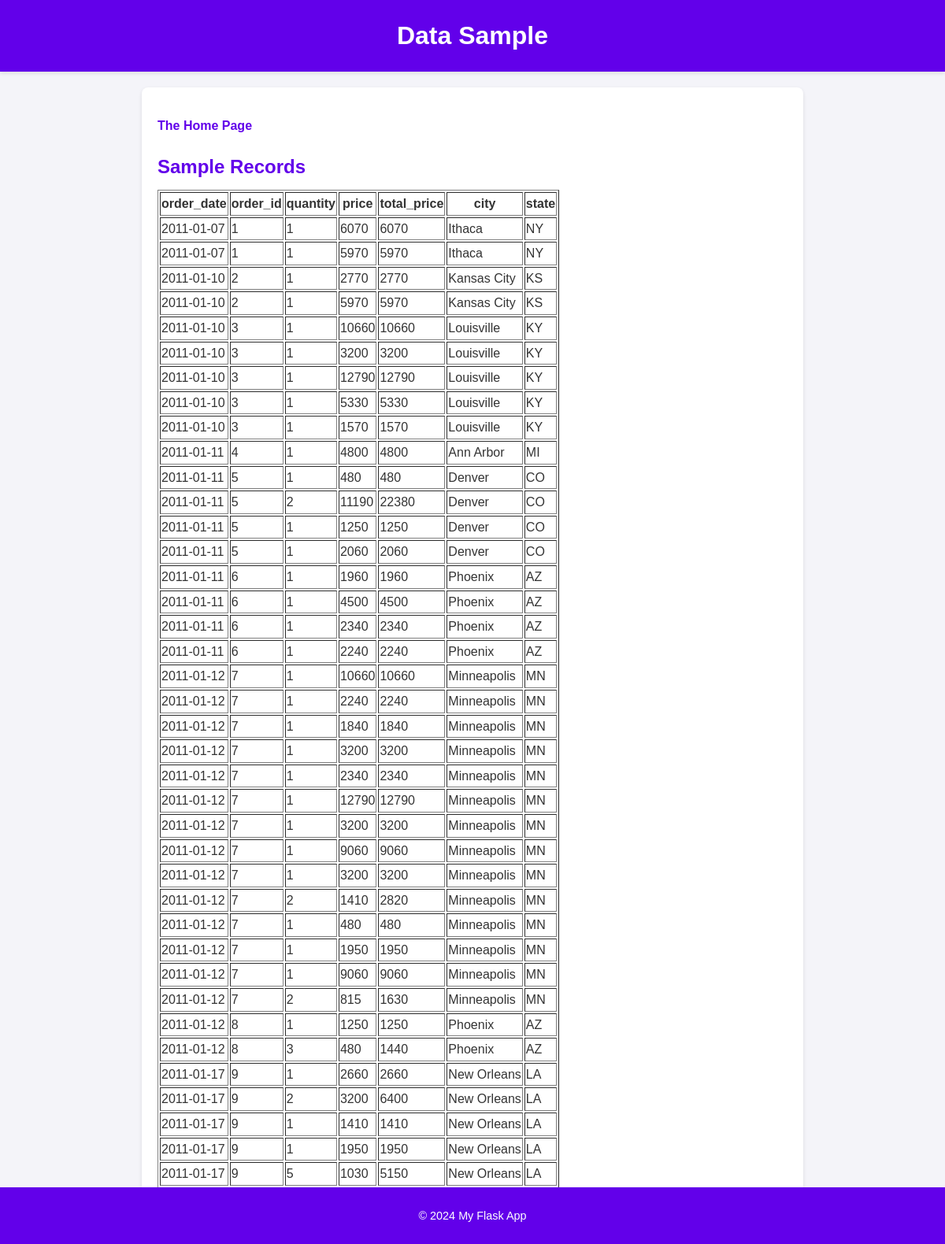
Page /data on the committed database.
### tables this page shows
CREATE TABLE "bikes_orderlines" (
"order_date" TEXT,
  "order_id" INTEGER,
  "quantity" INTEGER,
  "price" INTEGER,
  "total_price" INTEGER,
  "city" TEXT,
  "state" TEXT
);

### website/app.py (the view)
@app.route("/data")
def data():
    conn = sqlite3.connect(db_path)
    cursor = conn.cursor()
    records = cursor.execute("SELECT * FROM bikes_orderlines limit 40").fetchall()
    columns = [description[0] for description in cursor.description]
    conn.close()
    return render_template("data.html", columns=columns, records=records, year=2024)

### website/templates/data.html (shortened to what this page needs)
<!DOCTYPE html>
<html lang="en">
<head>
    <link rel="stylesheet" href="{{ url_for('static', filename='styles.css') }}">
</head>
<body>
    <header>
        <h1>Data Sample</h1>
    </header>
    <main>
        <section>
            <ul>
                <li><a href="{{ url_for('index')}}">The Home Page</a></li>
            </ul>
        </section>
        <section id="data-sample">
            <h2>Sample Records</h2>
            <table border="1">
                <thead>
                    <tr>
                        {% for column in columns %}
                            <th>{{ column }}</th>
                        {% endfor %}
                    </tr>
                </thead>
                <tbody>
                    {% for record in records %}
                        <tr>
                            {% for value in record %}
                                <td>{{ value }}</td>
                            {% endfor %}
                        </tr>
                    {% endfor %}
                </tbody>
            </table>
        </section>
    </main>
    <footer>
        <p>&copy; {{ year }} My Flask App</p>
    </footer>
</body>
</html>

### website/static/styles.css (style rules this page uses)
body { font-family: Arial, sans-serif; margin: 0; padding: 0; background-color: #f4f4f9; color: #333; line-height: 1.6; }
header { background-color: #6200ea; color: white; text-align: center; padding: 20px 0; box-shadow: 0 2px 5px rgba(0, 0, 0, 0.1); }
header h1 { margin: 0; }
main { padding: 20px; max-width: 800px; margin: 20px auto; background: white; border-radius: 8px; box-shadow: 0 2px 5px rgba(0, 0, 0, 0.1); }
main h2 { color: #6200ea; margin-bottom: 10px; }
ul { list-style: none; padding: 0; }
ul li { margin: 10px 0; }
ul li a { text-decoration: none; color: #6200ea; font-weight: bold; transition: color 0.3s ease; }
footer { background-color: #6200ea; color: white; text-align: center; padding: 10px 0; position: fixed; bottom: 0; width: 100%; font-size: 0.9em; }

### rows in the picture
bikes_orderlines: order_date "2011-01-07", record "1" "1", price "6070", total_price "6070", city "Ithaca", state "NY"
bikes_orderlines: order_date "2011-01-07", record "1" "1", price "5970", total_price "5970", city "Ithaca", state "NY"
bikes_orderlines: order_date "2011-01-10", record "2" "1", price "2770", total_price "2770", city "Kansas City", state "KS"
bikes_orderlines: order_date "2011-01-10", record "2" "1", price "5970", total_price "5970", city "Kansas City", state "KS"
bikes_orderlines: order_date "2011-01-10", record "3" "1", price "10660", total_price "10660", city "Louisville", state "KY"
bikes_orderlines: order_date "2011-01-10", record "3" "1", price "3200", total_price "3200", city "Louisville", state "KY"
bikes_orderlines: order_date "2011-01-10", record "3" "1", price "12790", total_price "12790", city "Louisville", state "KY"
bikes_orderlines: order_date "2011-01-10", record "3" "1", price "5330", total_price "5330", city "Louisville", state "KY"
bikes_orderlines: order_date "2011-01-10", record "3" "1", price "1570", total_price "1570", city "Louisville", state "KY"
bikes_orderlines: order_date "2011-01-11", record "4" "1", price "4800", total_price "4800", city "Ann Arbor", state "MI"
bikes_orderlines: order_date "2011-01-11", record "5" "1", price "480", total_price "480", city "Denver", state "CO"
bikes_orderlines: order_date "2011-01-11", record "5" "2", price "11190", total_price "22380", city "Denver", state "CO"
bikes_orderlines: order_date "2011-01-11", record "5" "1", price "1250", total_price "1250", city "Denver", state "CO"
bikes_orderlines: order_date "2011-01-11", record "5" "1", price "2060", total_price "2060", city "Denver", state "CO"
bikes_orderlines: order_date "2011-01-11", record "6" "1", price "1960", total_price "1960", city "Phoenix", state "AZ"
bikes_orderlines: order_date "2011-01-11", record "6" "1", price "4500", total_price "4500", city "Phoenix", state "AZ"
bikes_orderlines: order_date "2011-01-11", record "6" "1", price "2340", total_price "2340", city "Phoenix", state "AZ"
bikes_orderlines: order_date "2011-01-11", record "6" "1", price "2240", total_price "2240", city "Phoenix", state "AZ"
bikes_orderlines: order_date "2011-01-12", record "7" "1", price "10660", total_price "10660", city "Minneapolis", state "MN"
bikes_orderlines: order_date "2011-01-12", record "7" "1", price "2240", total_price "2240", city "Minneapolis", state "MN"
bikes_orderlines: order_date "2011-01-12", record "7" "1", price "1840", total_price "1840", city "Minneapolis", state "MN"
bikes_orderlines: order_date "2011-01-12", record "7" "1", price "3200", total_price "3200", city "Minneapolis", state "MN"
bikes_orderlines: order_date "2011-01-12", record "7" "1", price "2340", total_price "2340", city "Minneapolis", state "MN"
bikes_orderlines: order_date "2011-01-12", record "7" "1", price "12790", total_price "12790", city "Minneapolis", state "MN"
bikes_orderlines: order_date "2011-01-12", record "7" "1", price "3200", total_price "3200", city "Minneapolis", state "MN"
bikes_orderlines: order_date "2011-01-12", record "7" "1", price "9060", total_price "9060", city "Minneapolis", state "MN"
bikes_orderlines: order_date "2011-01-12", record "7" "1", price "3200", total_price "3200", city "Minneapolis", state "MN"
bikes_orderlines: order_date "2011-01-12", record "7" "2", price "1410", total_price "2820", city "Minneapolis", state "MN"
bikes_orderlines: order_date "2011-01-12", record "7" "1", price "480", total_price "480", city "Minneapolis", state "MN"
bikes_orderlines: order_date "2011-01-12", record "7" "1", price "1950", total_price "1950", city "Minneapolis", state "MN"
bikes_orderlines: order_date "2011-01-12", record "7" "1", price "9060", total_price "9060", city "Minneapolis", state "MN"
bikes_orderlines: order_date "2011-01-12", record "7" "2", price "815", total_price "1630", city "Minneapolis", state "MN"
bikes_orderlines: order_date "2011-01-12", record "8" "1", price "1250", total_price "1250", city "Phoenix", state "AZ"
bikes_orderlines: order_date "2011-01-12", record "8" "3", price "480", total_price "1440", city "Phoenix", state "AZ"
bikes_orderlines: order_date "2011-01-17", record "9" "1", price "2660", total_price "2660", city "New Orleans", state "LA"
bikes_orderlines: order_date "2011-01-17", record "9" "2", price "3200", total_price "6400", city "New Orleans", state "LA"
bikes_orderlines: order_date "2011-01-17", record "9" "1", price "1410", total_price "1410", city "New Orleans", state "LA"
bikes_orderlines: order_date "2011-01-17", record "9" "1", price "1950", total_price "1950", city "New Orleans", state "LA"
bikes_orderlines: order_date "2011-01-17", record "9" "5", price "1030", total_price "5150", city "New Orleans", state "LA"

### other values in the picture
{{ column }} "order_date" "order_id" "quantity" "price" "total_price" "city" "state"
{{ year }} "2024"
